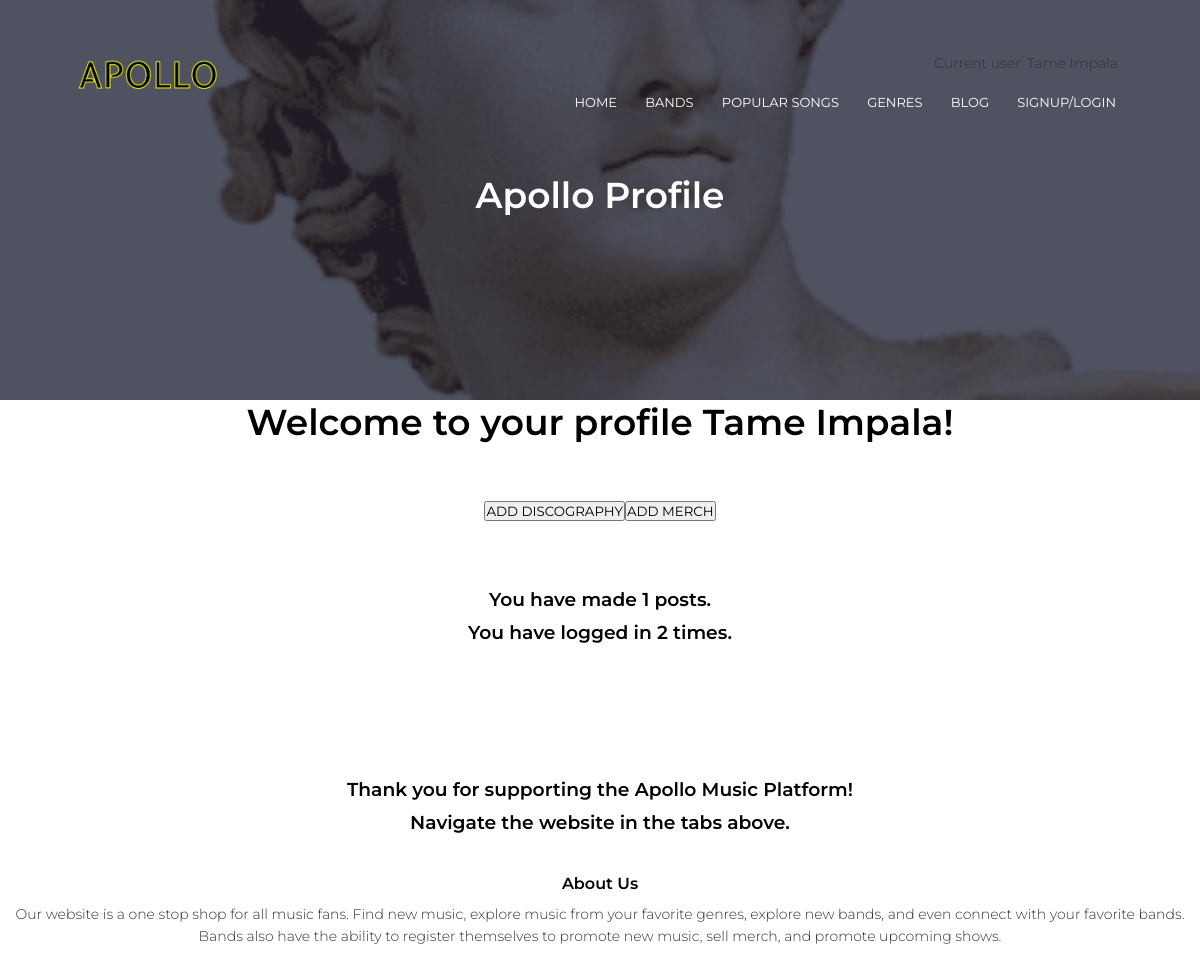
The app's page /profile/11 (signed in) with its own data.
### models.py (models this page shows)
class User(UserMixin, db.Model):
    __tablename__ = 'user'
    id = db.Column(db.Integer, primary_key=True)
    email = db.Column(db.String(100), unique=True)
    password = db.Column(db.String(100))
    name = db.Column(db.String(100))
    account_type = db.Column(db.String(100))
    num_logins = db.Column(db.Integer)
    num_posts = db.Column(db.Integer)

### main.py (the view)
@main.route('/profile/<int:bid>')
def band_public(bid):
    band_user = User.query.filter_by(account_type="band", id=bid).first()
    band = Band.query.filter_by(user_id=band_user.id).first()
    band.page_views += 1
    db.session.commit()
    return render_template('band-public.html', bid=bid, band=band, band_user=band_user)

### __init__.py (called while the page is built)
def create_app():
    app = Flask(__name__)
    app.config['SECRET_KEY'] = 'secret-key-goes-here'
    app.config['SQLALCHEMY_DATABASE_URI'] = 'sqlite:///db.sqlite'
    db.init_app(app)
    from .auth import auth as auth_blueprint
    app.register_blueprint(auth_blueprint)
    from .main import main as main_blueprint
    app.register_blueprint(main_blueprint)
    login_manager = LoginManager()
    login_manager.login_view = 'auth.login'
    login_manager.init_app(app)
    from .models import User
    @login_manager.user_loader
    def load_user(id):
        if User.query.get(int(id)):
            return User.query.get(int(id))
    with app.app_context():
        db.create_all()
        db.session.commit()
    return app

### main.py (called while the page is built)
@main.route('/profile/<int:uid><int:band>')
def profile(uid, band):
    return render_template('profile.html')

### templates/profile.html
{% extends "header.html" %}
	{% block title %} Apollo Profile {% endblock %}
{% block content %}
<section>
	{% if current_user.is_authenticated %}
		<h1 class="title" style="text-align: center"> Welcome to your profile {{ current_user.name }}!</h1>
		{% if current_user.account_type == "band" %}
			<br><br><br>
				<div style="display: flex; justify-content: center; align-content: center;">
	                    <a href="{{ url_for('main.add_discog', uid=current_user.id) }}">
							<button>ADD DISCOGRAPHY</button>
						</a>
						<a href="{{ url_for('main.add_merch', uid=current_user.id) }}">
							<button>ADD MERCH</button>
						</a>
				</div>
			<br><br><br>
		{% endif %}
		<h3>You have made {{ current_user.num_posts }} posts.</h3>
		<h3>You have logged in {{ current_user.num_logins }} times.</h3>
		<br><br><br><br><br><br>
		<h3>Thank you for supporting the Apollo Music Platform!</h3>
		<h3>Navigate the website in the tabs above.</h3>
	{% endif %}
</section>
{% endblock %}

### templates/header.html (shortened to what this page needs)
<!DOCTYPE html>
<html>
<head>
    <link rel="stylesheet" href="https://stackpath.bootstrapcdn.com/font-awesome/4.7.0/css/font-awesome.min.css">
    <section class="sub-header">
        <nav>
            <a href="{{ url_for('main.index') }}"><img src="{{ url_for('static', filename='images/logo.png') }}" width="100" heigth="40" ></a>
            <div class="nav-links" id="navLinks">
            <p>Current user: {{current_user.name }} </p>
                <ul>
                    <li><a href="{{ url_for('main.index') }}">HOME</a></li>
                    <li><a href="{{ url_for('main.bands') }}">BANDS</a></li>
                    <li><a href="{{ url_for('main.popular') }}">POPULAR SONGS</a></li>
                    <li><a href="{{ url_for('main.genres') }}">GENRES</a></li>
                    <li><a href="{{ url_for('main.blog') }}">BLOG</a></li>
                    <li><a href="{{ url_for('main.singup_login_redir') }}">SIGNUP/LOGIN</a></li>
                </ul>
            </div>
        </nav>
        <h1>{% block title %} {% endblock %}</h1>
    </section>
</head>
<body>
    {% block content %} {% endblock %}
<section class="footer">
    <h4>About Us</h4>
    <p>Our website is a one stop shop for all music fans. Find new music, explore music from your favorite genres, explore new bands, and even connect with your favorite bands. Bands also have the ability to register themselves to promote new music, sell merch, and promote upcoming shows.</p>
</section>
</body>
</html>

### records on screen
User: name "Tame Impala", num_posts "1", num_logins "2"
